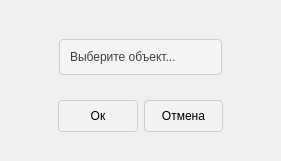
<?xml version="1.0" encoding="UTF-8"?>
<ui version="4.0">
 <class>OnExpressionAddTable</class>
 <widget class="QWidget" name="OnExpressionAddTable">
  <property name="geometry">
   <rect>
    <x>0</x>
    <y>0</y>
    <width>281</width>
    <height>161</height>
   </rect>
  </property>
  <property name="windowTitle">
   <string>Добавление таблицы</string>
  </property>
  <widget class="QFrame" name="verticalFrame">
   <property name="geometry">
    <rect>
     <x>0</x>
     <y>0</y>
     <width>281</width>
     <height>161</height>
    </rect>
   </property>
   <property name="styleSheet">
    <string notr="true">QFrame {

}
QPushButton {
margin-top: 10px; 
margin-bottom: 20px;
margin-left: 0px;
margin-right: 0px;
max-height: 30px;
min-height: 30px;
background-color: rgba(255, 255, 255, 20%); 
border: 1px solid #ccc;
border-radius: 4px;
padding: 0;
}
QPushButton:hover {
    background-color: rgba(255, 255, 255, 80%);
}
QPushButton:pressed {
    background-color: rgba(255, 255, 255, 100%);
}

QComboBox {
margin-top: 30px;
margin-left: 50%;
margin-right: 50%;
max-height: 30px;
min-height: 30px;
background-color: #F4F4F4;
color: #404040;
border: 1px solid #ccc;
padding: 2px 18px 2px 10px;
border-radius: 4px;
}

QComboBox:hover, ComboBox:focus {
    background-color: #FFFFFF;
    border: 1px solid #9B9B9B;
}

QComboBox::drop-down {
    subcontrol-origin: margin;
    subcontrol-position: center right;
    width: 15px;
	margin-top: 30px;
	border: none;
	border-radius: 2px;
}

QComboBox::down-arrow {
image: url(&quot;E:/UCHEBA/univer/DIPLOM/AdaptiveInformationalSystemBackend/desktop_version/pyside6/images/arrow.png&quot;);
    width: 12px;
    height: 12px;
margin-right: 100%;
}

QComboBox::item {
margin: 0px;
padding: 2px;
text-align: left;
background-color: transparent;
}


</string>
   </property>
   <layout class="QVBoxLayout" name="verticalLayout_2">
    <item>
     <widget class="QComboBox" name="comboBox">
      <property name="sizePolicy">
       <sizepolicy hsizetype="Expanding" vsizetype="Expanding">
        <horstretch>0</horstretch>
        <verstretch>0</verstretch>
       </sizepolicy>
      </property>
      <property name="styleSheet">
       <string notr="true"/>
      </property>
      <property name="currentText">
       <string/>
      </property>
      <property name="sizeAdjustPolicy">
       <enum>QComboBox::AdjustToContentsOnFirstShow</enum>
      </property>
      <property name="placeholderText">
       <string>Выберите объект...</string>
      </property>
     </widget>
    </item>
    <item>
     <widget class="QFrame" name="horizontalFrame">
      <layout class="QHBoxLayout" name="horizontalLayout_2" stretch="0,0">
       <property name="sizeConstraint">
        <enum>QLayout::SetDefaultConstraint</enum>
       </property>
       <item>
        <widget class="QPushButton" name="pushButton_3">
         <property name="sizePolicy">
          <sizepolicy hsizetype="Expanding" vsizetype="Expanding">
           <horstretch>0</horstretch>
           <verstretch>0</verstretch>
          </sizepolicy>
         </property>
         <property name="styleSheet">
          <string notr="true">margin-left: 40%;</string>
         </property>
         <property name="text">
          <string>Ок</string>
         </property>
         <property name="shortcut">
          <string>Return</string>
         </property>
        </widget>
       </item>
       <item>
        <widget class="QPushButton" name="pushButton_4">
         <property name="sizePolicy">
          <sizepolicy hsizetype="Expanding" vsizetype="Expanding">
           <horstretch>0</horstretch>
           <verstretch>0</verstretch>
          </sizepolicy>
         </property>
         <property name="styleSheet">
          <string notr="true">margin-right: 40%;</string>
         </property>
         <property name="text">
          <string>Отмена</string>
         </property>
         <property name="shortcut">
          <string>Esc</string>
         </property>
        </widget>
       </item>
      </layout>
     </widget>
    </item>
   </layout>
  </widget>
 </widget>
 <resources/>
 <connections>
  <connection>
   <sender>pushButton_4</sender>
   <signal>clicked()</signal>
   <receiver>OnExpressionAddTable</receiver>
   <slot>close()</slot>
   <hints>
    <hint type="sourcelabel">
     <x>203</x>
     <y>120</y>
    </hint>
    <hint type="destinationlabel">
     <x>140</x>
     <y>80</y>
    </hint>
   </hints>
  </connection>
 </connections>
</ui>
